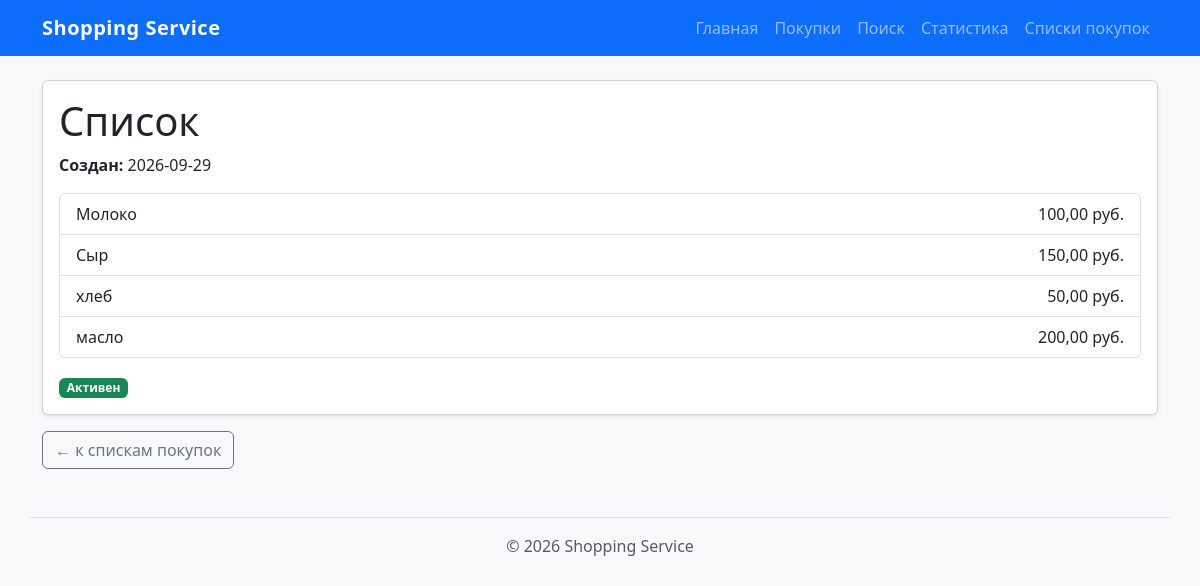
Screenshot of /shopping_lists/1/ with the database file from the repository.
### shopping_lists/views.py (the view)
# urls.py: path("<str:list_id>/", views.list_detail, name="detail"),
def list_detail(request, list_id):
    try:
        list_id_int = int(list_id)
    except (ValueError, TypeError):
        return render(
            request,
            "shopping_lists/shopping_list_detail.html",
            {"shopping_list": None, "items": []},
            status=404,
        )
    shopping_list = execute_one(LIST_BY_ID, [list_id_int])
    items = []
    if shopping_list is not None:
        items = execute_query(LIST_ITEMS, [list_id_int])
    context = {
        "shopping_list": shopping_list,
        "items": items,
    }
    return render(
        request,
        "shopping_lists/shopping_list_detail.html",
        context,
        status=404 if shopping_list is None else 200,
    )

### db/database.py (called while the page is built)
def get_connection() -> sqlite3.Connection:
    conn = sqlite3.connect(DB_PATH)
    conn.row_factory = sqlite3.Row
    conn.execute("PRAGMA foreign_keys = ON")
    return conn

def execute_query(
    query: str,
    params: Optional[List[Any]] = None,
) -> List[sqlite3.Row]:
    conn = get_connection()
    try:
        cursor = conn.execute(query, params or [])
        rows = cursor.fetchall()
        return rows
    finally:
        conn.close()

def execute_one(
    query: str,
    params: Optional[List[Any]] = None,
) -> Optional[sqlite3.Row]:
    conn = get_connection()
    try:
        cursor = conn.execute(query, params or [])
        return cursor.fetchone()
    finally:
        conn.close()

### shopping_lists/templates/shopping_lists/shopping_list_detail.html (shortened to what this page needs)
{% extends "base.html" %}
{% block content %}
{% if shopping_list %}
    <div class="card shadow-sm">
        <div class="card-body">
            <h1 class="card-title">{{ shopping_list.name }}</h1>
            <p class="card-text">
                <strong>Создан:</strong> {{ shopping_list.created_at }}
            </p>
            {% if items %}
                <ul class="list-group mb-3">
                    {% for item in items %}
                        <li class="list-group-item d-flex justify-content-between">
                            {{ item.product_name }}
                            <span>{{ item.price|floatformat:2 }} руб.</span>
                        </li>
                    {% endfor %}
                </ul>
            {% else %}
                <p>Список пуст.</p>
            {% endif %}
            {% if shopping_list.is_completed %}
                <span class="badge bg-secondary">Завершён</span>
            {% else %}
                <span class="badge bg-success">Активен</span>
            {% endif %}
        </div>
    </div>
{% else %}
    <h1 class="text-danger">Список не найден</h1>
    <p>Список с указанным идентификатором отсутствует.</p>
{% endif %}
<a href="{% url 'shopping_lists:list' %}" class="btn btn-outline-secondary mt-3">
    ← к спискам покупок
</a>
{% endblock %}

### templates/base.html (shortened to what this page needs)
{% load static %}
<!DOCTYPE html>
<html lang="ru">
<head>
    <link
        rel="stylesheet"
        href="https://cdn.jsdelivr.net/npm/bootstrap@5.3.3/dist/css/bootstrap.min.css"
    >
    <link rel="stylesheet" href="{% static 'homepage/css/style.css' %}">
</head>
<body class="bg-light">
    {% include "includes/navigation.html" %}
    <main class="container my-4">
        {% block content %}
        {% endblock %}
    </main>
    <footer class="container text-center text-muted mt-5 mb-3">
        <p>© <span id="current-year"></span> Shopping Service</p>
    </footer>
</body>
</html>

### templates/includes/navigation.html
{% load static %}
<nav class="navbar navbar-expand-lg navbar-dark bg-primary">
    <div class="container">
        <a class="navbar-brand" href="{% url 'homepage:index' %}">
            Shopping Service
        </a>
        <div class="navbar-nav">
            <a class="nav-link" href="{% url 'homepage:index' %}">Главная</a>
            <a class="nav-link" href="{% url 'purchases:list' %}">Покупки</a>
            <a class="nav-link" href="{% url 'purchases:search' %}">Поиск</a>
            <a class="nav-link" href="{% url 'purchases:statistics' %}">Статистика</a>
            <a class="nav-link" href="{% url 'shopping_lists:list' %}">Списки покупок</a>
        </div>
    </div>
</nav>

### homepage/static/homepage/css/style.css (style rules this page uses)
body { font-family: 'Segoe UI', Tahoma, sans-serif; }
.navbar-brand { font-weight: 600; letter-spacing: 0.5px; }
footer { border-top: 1px solid #dee2e6; padding-top: 1rem; }

### rows the page displays
shopping_lists: name "Список"
shopping_list_items: product_name "Молоко", price "100,00"
shopping_list_items: product_name "Сыр", price "150,00"
shopping_list_items: product_name "хлеб", price "50,00"
shopping_list_items: product_name "масло", price "200,00"

### other values shown
{{ shopping_list.created_at }} "2026-09-29"
